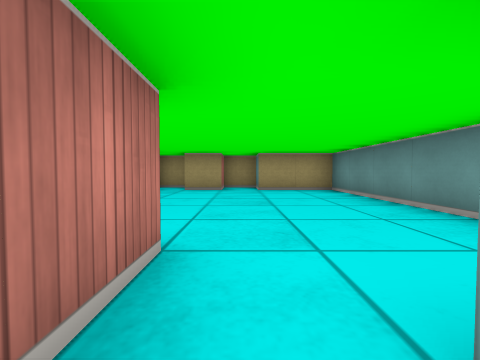
[1] (above)

14 first-person views from a walk through a cub3D ray-caster map. The camera is about half as high as the walls, tilts 2° down and sees 90° across. The floor is counted in squares. Each view is taken from the middle of a square. On the plan, view 1 faces up. The plan holds only what a view shows up to about 9 squares ahead; the rest is blank.

[2]
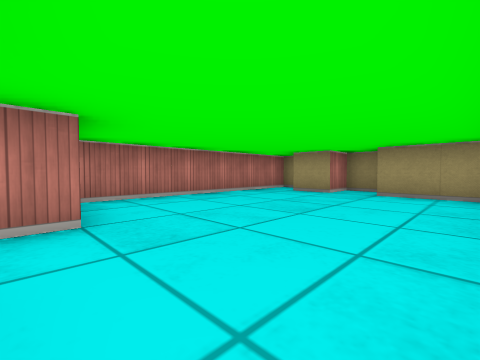

[3]
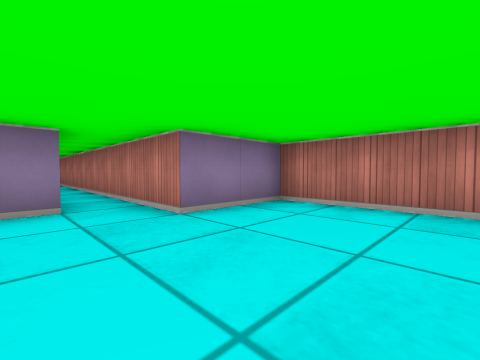

[4]
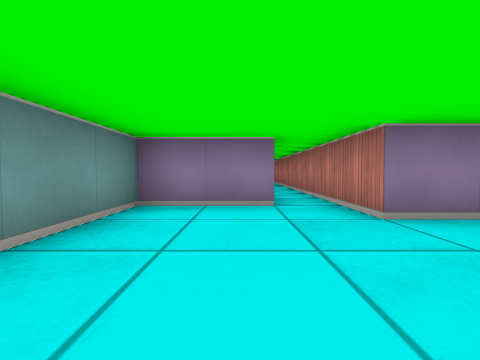

[5]
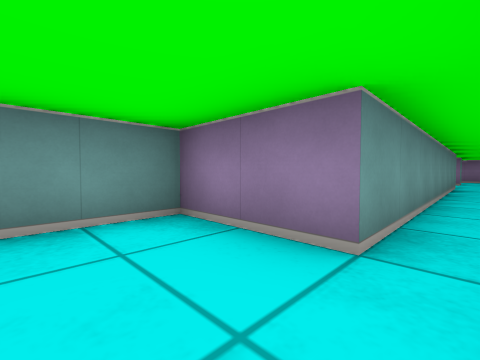

[6]
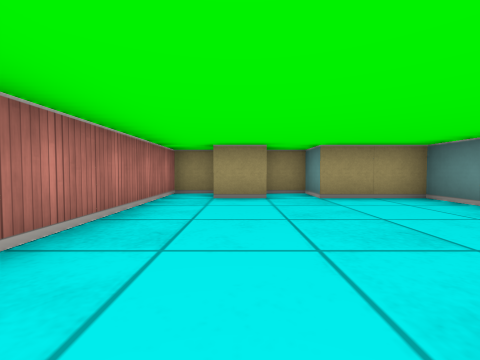

[7]
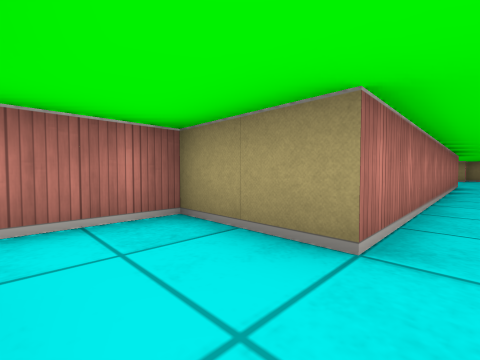

[8]
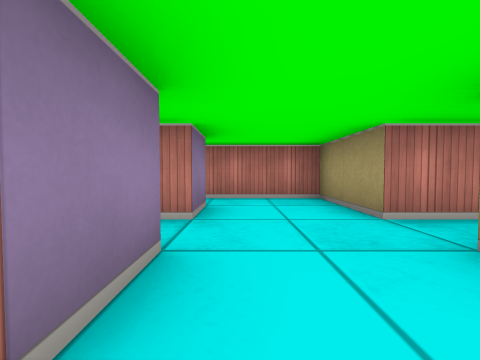

[9]
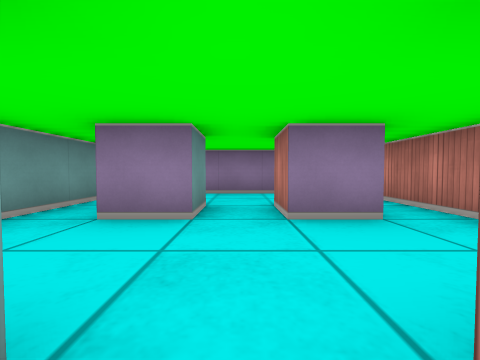

[10]
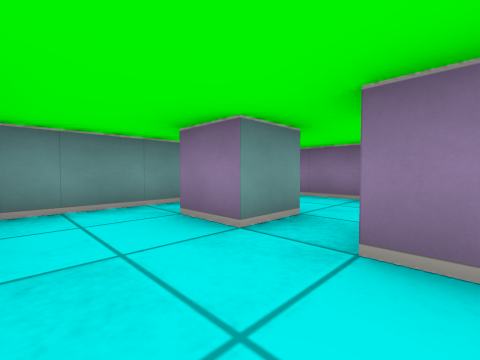

[11]
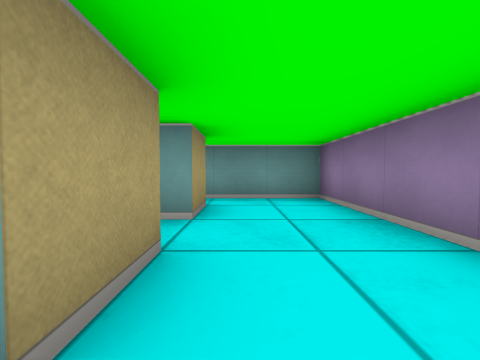

[12]
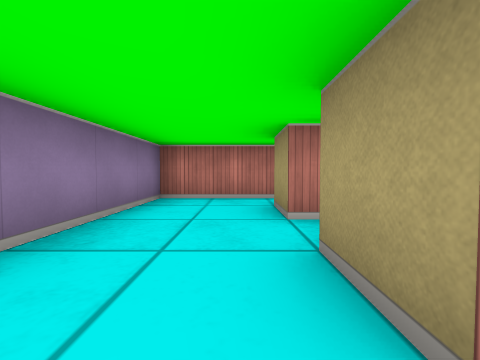

[13]
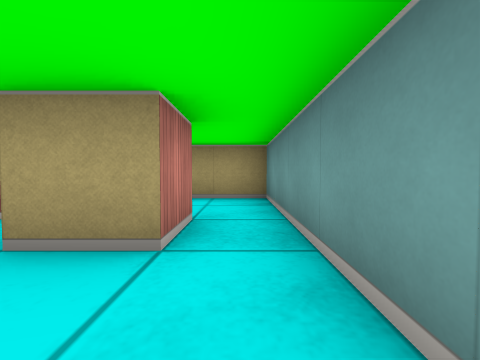

[14]
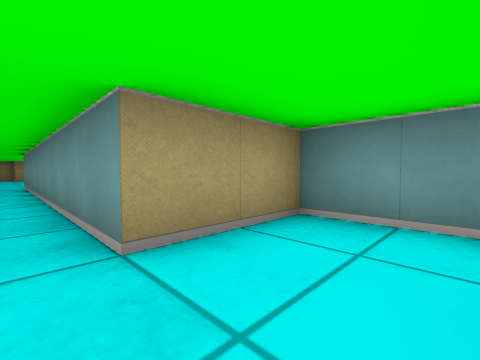

### Floor plan
Points are (right, up) in squares from view 1. A wall is a line through its corners. A room is listed if a view was taken in it or the views show most of it. See-through windows are left out.
Room 1 (views 1, 7, 8, 9, 10, 11, 12, 13, 14)
walls: (0.5, -9.5) (1.5, -9.5) (1.5, -10.5) (0.5, -10.5) (0.5, -9.5); (-1.6, -9.5) (-0.5, -9.5) (-0.5, -10.5) (-1.5, -10.5); (-0.5, 0.5) (-0.5, -7.5) (-2.5, -7.5) (-2.5, -12.5) (2.5, -12.5) (2.5, -7.5) (0.5, -7.5) (0.5, 0.5)
ways out: opening at (0, 0) to room 2
Room 2 (views 2, 3, 4, 5, 6)
walls: (0.5, 0.5) (2.5, 0.5) (2.5, 6.5) (0.5, 6.5) (0.5, 7.5) (-0.5, 7.5) (-0.5, 6.5) (-1.5, 6.5); (-1.5, 7.5) (-2.5, 7.5) (-2.5, 1.5) (-0.5, 1.5) (-0.5, 0.5)
ways out: opening at (0, 0) to room 1

Positions as (right, up) in squares from view 1, and headings:
1: (0, 0), facing up
2: (2, 1), facing up-left
3: (1, 4), facing down-left
4: (1, 4), facing down
5: (0, 2), facing down-right
6: (-1, 2), facing up
7: (0, -9), facing up-left
8: (2, -9), facing left
9: (0, -7), facing down
10: (-1, -8), facing down-right
11: (-2, -11), facing right
12: (2, -11), facing left
13: (2, -12), facing up
14: (0, -9), facing up-right
